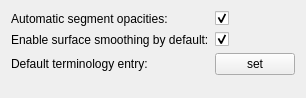
<?xml version="1.0" encoding="UTF-8"?>
<ui version="4.0">
 <class>qSlicerSegmentationsSettingsPanel</class>
 <widget class="ctkSettingsPanel" name="qSlicerSegmentationsSettingsPanel">
  <property name="geometry">
   <rect>
    <x>0</x>
    <y>0</y>
    <width>239</width>
    <height>98</height>
   </rect>
  </property>
  <property name="windowTitle">
   <string>SegmentationsSettingsPanel</string>
  </property>
  <layout class="QFormLayout" name="formLayout">
   <item row="0" column="0">
    <widget class="QLabel" name="AutoOpacitiesLabel">
     <property name="toolTip">
      <string>Automatically set opacities of the segments when loading from file based on which contains which, so that no segment obscures another</string>
     </property>
     <property name="text">
      <string>Automatic segment opacities:</string>
     </property>
    </widget>
   </item>
   <item row="0" column="1">
    <widget class="QCheckBox" name="AutoOpacitiesCheckBox">
     <property name="toolTip">
      <string>Automatically set opacities of the segments when loading from file based on which contains which, so that no segment obscures another</string>
     </property>
     <property name="text">
      <string/>
     </property>
     <property name="checked">
      <bool>true</bool>
     </property>
    </widget>
   </item>
   <item row="3" column="0" colspan="2">
    <spacer name="verticalSpacer">
     <property name="orientation">
      <enum>Qt::Vertical</enum>
     </property>
     <property name="sizeHint" stdset="0">
      <size>
       <width>20</width>
       <height>40</height>
      </size>
     </property>
    </spacer>
   </item>
   <item row="1" column="0">
    <widget class="QLabel" name="SurfaceSmoothingLabel">
     <property name="toolTip">
      <string>Automatically set opacities of the segments when loading from file based on which contains which, so that no segment obscures another</string>
     </property>
     <property name="text">
      <string>Enable surface smoothing by default:</string>
     </property>
    </widget>
   </item>
   <item row="1" column="1">
    <widget class="QCheckBox" name="SurfaceSmoothingCheckBox">
     <property name="toolTip">
      <string>Enable surface smoothing during binary labelmap to closed surface conversion in new segmentations. Smoothing improves apperance in 3D views and exported models but makes segment editing considerably slower.</string>
     </property>
     <property name="text">
      <string/>
     </property>
     <property name="checked">
      <bool>true</bool>
     </property>
    </widget>
   </item>
   <item row="2" column="0">
    <widget class="QLabel" name="label">
     <property name="text">
      <string>Default terminology entry:</string>
     </property>
    </widget>
   </item>
   <item row="2" column="1">
    <widget class="ctkPushButton" name="EditDefaultTerminologyEntryPushButton">
     <property name="text">
      <string>set</string>
     </property>
    </widget>
   </item>
  </layout>
 </widget>
 <customwidgets>
  <customwidget>
   <class>ctkPushButton</class>
   <extends>QPushButton</extends>
   <header>ctkPushButton.h</header>
  </customwidget>
  <customwidget>
   <class>ctkSettingsPanel</class>
   <extends>QWidget</extends>
   <header>ctkSettingsPanel.h</header>
   <container>1</container>
  </customwidget>
 </customwidgets>
 <resources/>
 <connections/>
</ui>
